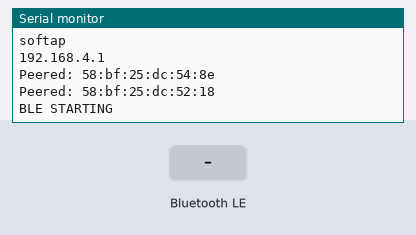
Bench run of a program on a simulated ESP32. Shown: the last lines printed to the serial monitor. Inputs (shaded band) come from the test bench. Nothing arrives over Bluetooth unless stated; a phone connects over Bluetooth LE 3 s after start.

Above: at 1.2 s.
1.3 s: Bluetooth LE write "H1" received
At 2.2 s:
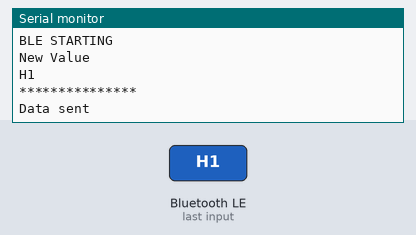
2.8 s: Bluetooth LE write "L1" received
At 3.3 s:
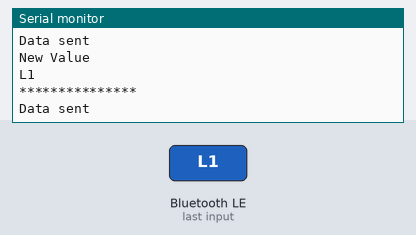

The program:

main.cpp
```cpp
#include <Arduino.h>
#include <BLEDevice.h>
#include <BLEUtils.h>
#include <BLEServer.h>
#include <WiFi.h>
#include <esp_now.h>

#define SERVICE_UUID "0b5ff426-c3a6-46c0-825d-d43fb58fee28"
#define CHARACTERISTIC_UUID "f0ad7ee7-0d84-455c-9dda-7fca1f7f3fe6"


// Relay MAC address
uint8_t receiverMacAddr1[] = {0x58, 0xBF, 0x25, 0xDC, 0x54, 0x8E};
esp_now_peer_info_t peer1;

uint8_t receiverMacAddr2[] = {0x58, 0xBF, 0x25, 0xDC, 0x52, 0x18};
esp_now_peer_info_t peer2;

// Relay state data structure
struct __attribute__((packed)) datapacket {
  bool relayState;
};

datapacket Relay1State;
datapacket Relay2State;

class MyCallbacks: public BLECharacteristicCallbacks
{
  void onWrite(BLECharacteristic *pCharacteristic){
    std::string value = pCharacteristic->getValue();
    if (value.length() > 0){
      Serial.println("New Value");
      for(int i = 0; i < value.length(); i++){
        Serial.print(value[i]);
      }
      Serial.printf("\n***************\n");
    }

    if(value == "H1"){
      Relay1State.relayState = 1;
      esp_now_send(peer1.peer_addr, (uint8_t *)&Relay1State, sizeof(Relay1State));
    } else if (value =="H2"){
      Relay2State.relayState = 1;
      esp_now_send(peer2.peer_addr, (uint8_t *)&Relay2State, sizeof(Relay2State));
    } else if (value == "L1"){
      Relay1State.relayState = 0;
      esp_now_send(peer1.peer_addr, (uint8_t *)&Relay1State, sizeof(Relay1State));
    } else if (value == "L2"){
      Relay2State.relayState = 0;
      esp_now_send(peer2.peer_addr, (uint8_t *)&Relay2State, sizeof(Relay2State));
    }
  }
};

esp_now_peer_info_t addPeer(uint8_t *receiverMacAddr, int channel, bool encrypt){
  esp_now_peer_info_t peer;
  memcpy(peer.peer_addr, receiverMacAddr, 6);
  peer.channel = channel;
  peer.encrypt = encrypt;
  if (esp_now_add_peer(&peer) == ESP_OK){
    Serial.printf("Peered: %02x:%02x:%02x:%02x:%02x:%02x\n", peer.peer_addr[0], peer.peer_addr[1], peer.peer_addr[2], peer.peer_addr[3], peer.peer_addr[4], peer.peer_addr[5]);
  }
  return peer;
}

void transmissionComplete(uint8_t *receiver_mac, uint8_t transmissionStatus){
  if (transmissionStatus == 0){
    Serial.println("Data sent");
  } else {
    Serial.print("Error Code: ");
    Serial.println(transmissionStatus);
  }
}

void setup() {
  // put your setup code here, to run once:
  Serial.begin(115200);

  WiFi.mode(WIFI_AP_STA);
  WiFi.disconnect();
  WiFi.softAP("ESP-phantom", "");
  Serial.println("softap");
  Serial.println();
  Serial.println(WiFi.softAPIP());

  if(esp_now_init() != ESP_OK ){
    Serial.println("ESP-NOW initialization failed");
    return;
  }

  peer1 = addPeer(receiverMacAddr1, 0, false);
  peer2 = addPeer(receiverMacAddr2, 0, false);

  esp_now_register_send_cb((esp_now_send_cb_t)transmissionComplete);

  Serial.println("BLE STARTING");

  BLEDevice::init("ESP32");
  BLEServer *pServer = BLEDevice::createServer();
  BLEService *pService = pServer->createService(SERVICE_UUID);
  BLECharacteristic *pCharacteristic = pService->createCharacteristic(CHARACTERISTIC_UUID,
                                                                      BLECharacteristic::PROPERTY_READ |
                                                                      BLECharacteristic::PROPERTY_WRITE );
  pCharacteristic->setCallbacks(new MyCallbacks());
  pCharacteristic->setValue("Hello World");
  pService->start();

  BLEAdvertising *pAdvertising = pServer->getAdvertising();
  pAdvertising->start();
}

void loop() {
  // put your main code here, to run repeatedly:
  delay(2000);
}
```

Measured:
- after the input at 1.3 s, the serial monitor: prints a new line at once (image 1)
- after the input at 2.8 s, the serial monitor: prints a new line at once (image 2)
